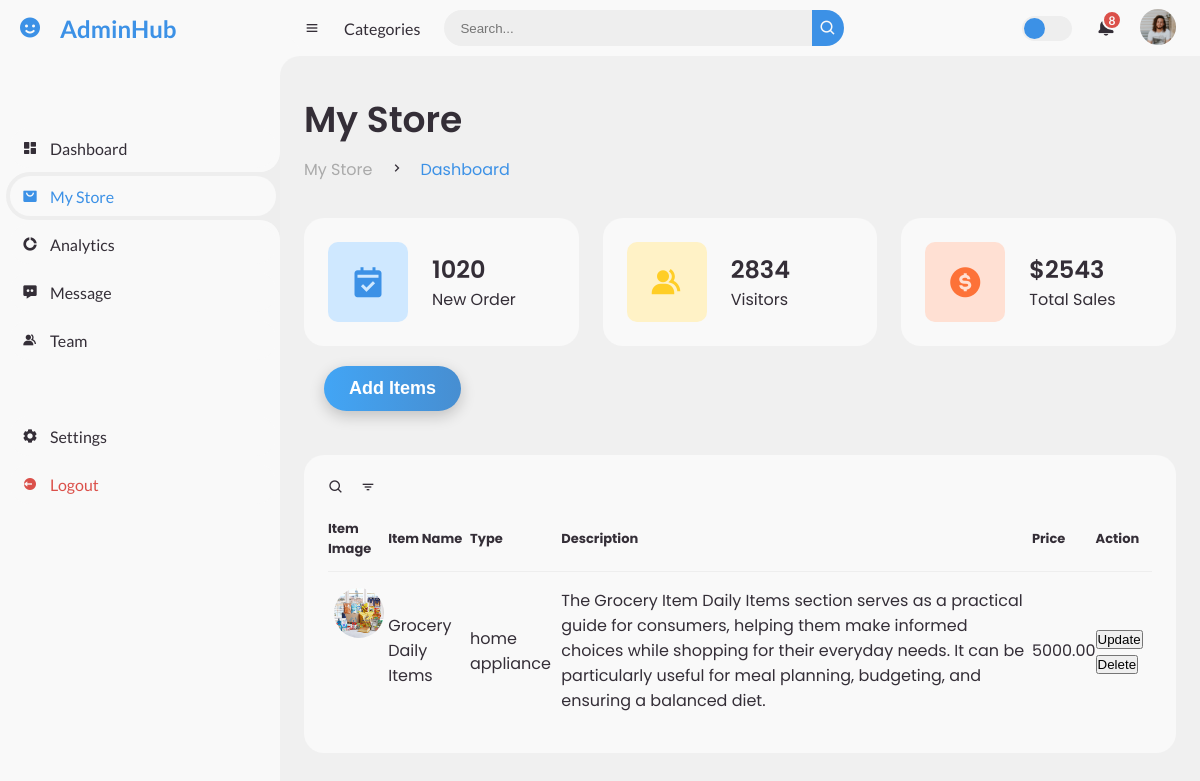
/admin/myStore.php, run on the app's committed database.
### tables this page shows
CREATE TABLE `items` (
  `n_id` int(11) NOT NULL,
  `name` varchar(255) NOT NULL,
  `type` varchar(255) NOT NULL,
  `description` text NOT NULL,
  `price` decimal(10,2) NOT NULL,
  `image` varchar(255) NOT NULL
);

### admin/fetch_items.php (the view, shortened to what this page needs)
<?php
include '../dbase.php';
$sql = "SELECT * FROM items";
$result = $conn->query($sql);
if ($result->num_rows > 0) {
    while ($row = $result->fetch_assoc()) {
        echo "<tr>";
        echo "<td><img src='" . htmlspecialchars($row['image']) . "' alt='Item Image' style='width: 50px; height: 50px;'></td>";
        echo "<td>" . htmlspecialchars($row['name']) . "</td>";
        echo "<td>" . htmlspecialchars($row['type']) . "</td>";
        echo "<td>" . htmlspecialchars($row['description']) . "</td>";
        echo "<td>" . htmlspecialchars($row['price']) . "</td>";
        echo "<td>
                <button class='update-btn' data-id='" . htmlspecialchars($row['n_id']) . "'>Update</button>
                <button class='delete-btn' data-id='" . htmlspecialchars($row['n_id']) . "'>Delete</button>
              </td>";
        echo "</tr>";
    }
} else {
    echo "<tr><td colspan='6'>No items found.</td></tr>";
}
?>

### admin/style.css (style rules this page uses)
* { margin: 0; padding: 0; box-sizing: border-box; }
:root { --poppins: 'Poppins', sans-serif; --lato: 'Lato', sans-serif; --light: #F9F9F9; --blue: #3C91E6; --light-blue: #CFE8FF; --grey: #eee; --dark-grey: #AAAAAA; --dark: #342E37; --red: #DB504A; --yellow: #FFCE26; --light-yellow: #FFF2C6; --orange: #FD7238; --light-orange: #FFE0D3; }
html { overflow-x: hidden; }
body { background: var(--grey); overflow-x: hidden; }
#content main .table-data .order table td { padding: 16px 0; }
#content main .table-data .order table tr td:first-child { display: flex; align-items: center; grid-gap: 12px; padding-left: 6px; }
#content main .table-data .order table td img { width: 36px; height: 36px; border-radius: 50%; object-fit: cover; }

### admin/mystorestyle.css (style rules this page uses)
body { font-family: 'Poppins', sans-serif; background-color: #f0f0f0; }
.table-data img { border-radius: 5px; object-fit: cover; }

### data on the page
items: image (picture), name "Grocery Daily Items", type "home appliance", description "The Grocery Item Daily Items section serves as a practical guide for consumers, helping them make informed choices while shopping for their everyday needs. It can be particularly useful for meal planning, budgeting, and ensuring a balanced diet.", price "5000.00"
